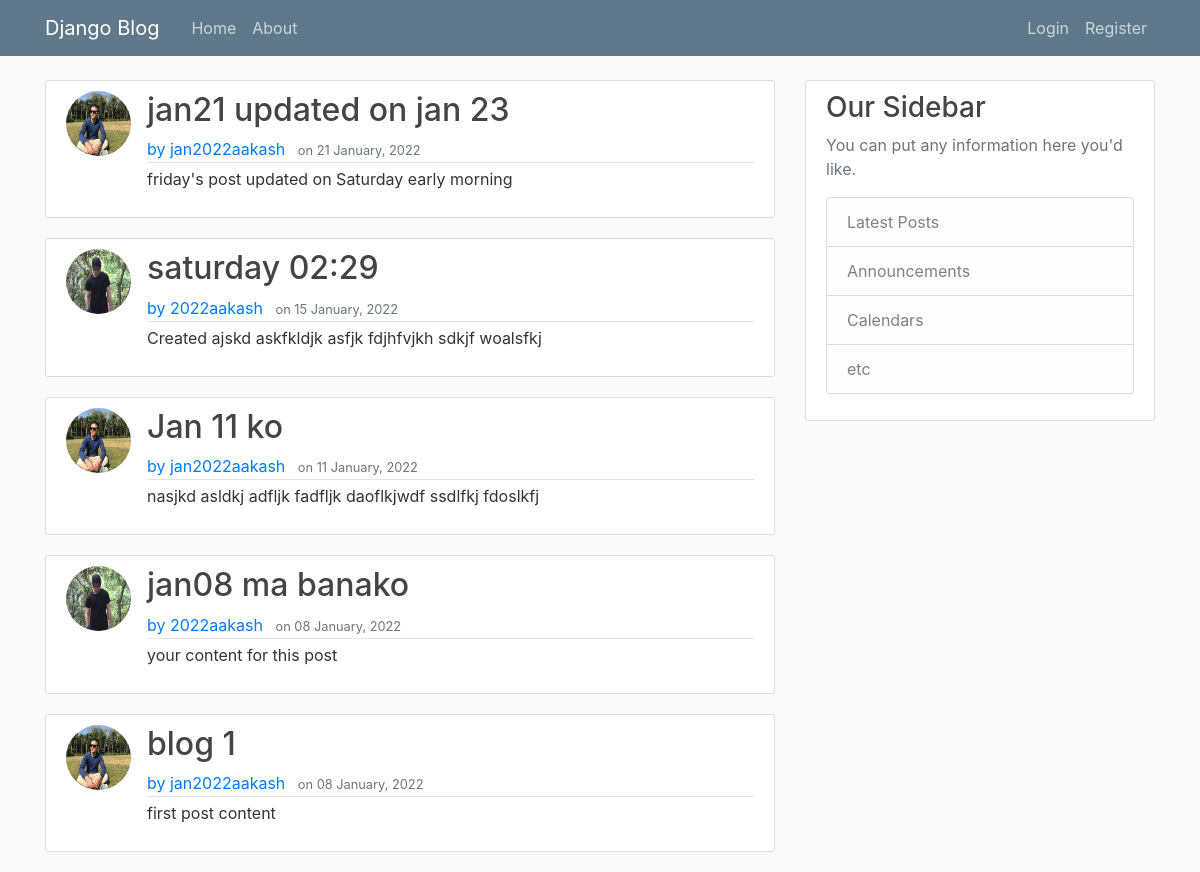
/home/, run on the app's committed database.
### homeapp/models.py (models this page shows, shortened)
class Post(models.Model):
    title=models.CharField(max_length=30)
    content=models.TextField()
    date_posted=models.DateTimeField(auto_now_add=True)
    author=models.ForeignKey(User, on_delete=models.CASCADE)

class profile(models.Model):
    user=models.OneToOneField(User, on_delete=models.CASCADE)
    image=models.ImageField(upload_to='profile_pics', default='default.jpg')

### homeapp/views.py (the view)
# urls.py: path('home/', PostListView.as_view(), name='home'),
class PostListView(ListView):
    model=Post
    template_name='homeapp/info.html'
    context_object_name='posts'
    ordering=['-date_posted']

### homeapp/templates/homeapp/info.html
{% extends "homeapp/base.html" %}
{% block content %}
    {% for post in posts %}
        <article class="media content-section">
            <img class="rounded-circle article-img" src="{{post.author.profile.image.url}}">
            <div class="media-body">
                <h2><a class="article-title" href="{% url 'post-detail' post.id %}">{{post.title}}</h2></a>
                <div class="article-metadata">
                    <a class="mr-2" href="#">by {{ post.author }} </a>
                    <small class="text-muted">on {{ post.date_posted|date:"d F, Y" }}</small>
                </div>
                 <p class="article-content">{{ post.content }}</p>
            </div>
        </article>
    {% endfor %}
{% endblock content %}

### homeapp/templates/homeapp/base.html (shortened to what this page needs)
{% load static %}
<!DOCTYPE html>
<html>
<head>
    <link rel="stylesheet" href="https://stackpath.bootstrapcdn.com/bootstrap/4.3.1/css/bootstrap.min.css">
    <link rel="stylesheet" type="text/css" href="{% static 'homeapp/main.css' %}">
</head>
<body>
    <header class="site-header">
      <nav class="navbar navbar-expand-md navbar-dark bg-steel fixed-top">
        <div class="container">
          <a class="navbar-brand mr-4" href="{% url 'home' %}">Django Blog</a>
          <div class="collapse navbar-collapse" id="navbarToggle">
            <div class="navbar-nav mr-auto">
              <a class="nav-item nav-link" href="{% url 'home' %}">Home</a>
              <a class="nav-item nav-link" href="/about">About</a>
            </div>
            <div class="navbar-nav">
              {% if user.is_authenticated %}
                <a class="nav-item nav-link" href="{% url 'post-create' %}">Create</a>
                <a class="nav-item nav-link" href="{% url 'profile' %}">Profile</a>
                <a class="nav-item nav-link" href="{% url 'logout' %}">Logout</a>
              {% else %}
                <a class="nav-item nav-link" href="{% url 'login' %}">Login</a>
                <a class="nav-item nav-link" href="{% url 'register'%}">Register</a>
              {% endif %}
            </div>
          </div>
        </div>
      </nav>
    </header>
    <main role="main" class="container">
      <div class="row">
        <div class="col-md-8">
          {% block content %}{% endblock %}
        </div>
        <div class="col-md-4">
          <div class="content-section">
            <h3>Our Sidebar</h3>
            <p class='text-muted'>You can put any information here you'd like.
              <ul class="list-group">
                <li class="list-group-item list-group-item-light">Latest Posts</li>
                <li class="list-group-item list-group-item-light">Announcements</li>
                <li class="list-group-item list-group-item-light">Calendars</li>
                <li class="list-group-item list-group-item-light">etc</li>
              </ul>
            </p>
          </div>
        </div>
      </div>
    </main>
</body>
</html>

### homeapp/static/homeapp/main.css (style rules this page uses)
body { background: #fafafa; color: #333333; margin-top: 5rem; }
h1, h2, h3, h4, h5, h6 { color: #444444; }
ul { margin: 0; }
.bg-steel { background-color: #5f788a; }
.site-header .navbar-nav .nav-link { color: #cbd5db; }
.content-section { background: #ffffff; padding: 10px 20px; border: 1px solid #dddddd; border-radius: 3px; margin-bottom: 20px; }
.article-title { color: #444444; }
.article-content { white-space: pre-line; }
.article-img { height: 65px; width: 65px; margin-right: 16px; }
.article-metadata { padding-bottom: 1px; margin-bottom: 4px; border-bottom: 1px solid #e3e3e3 }

### data on the page
Post: author.profile.image (picture), title "jan21 updated on jan 23", author "jan2022aakash", date_posted "21 January, 2022", content "friday's post updated on Saturday early morning"
Post: author.profile.image (placeholder picture), title "saturday 02:29", author "2022aakash", date_posted "15 January, 2022", content "Created ajskd askfkldjk asfjk fdjhfvjkh sdkjf woalsfkj"
Post: author.profile.image (picture), title "Jan 11 ko", author "jan2022aakash", date_posted "11 January, 2022", content "nasjkd asldkj adfljk fadfljk daoflkjwdf ssdlfkj fdoslkfj"
Post: author.profile.image (placeholder picture), title "jan08 ma banako", author "2022aakash", date_posted "08 January, 2022", content "your content for this post"
Post: author.profile.image (picture), title "blog 1", author "jan2022aakash", date_posted "08 January, 2022", content "first post content"
